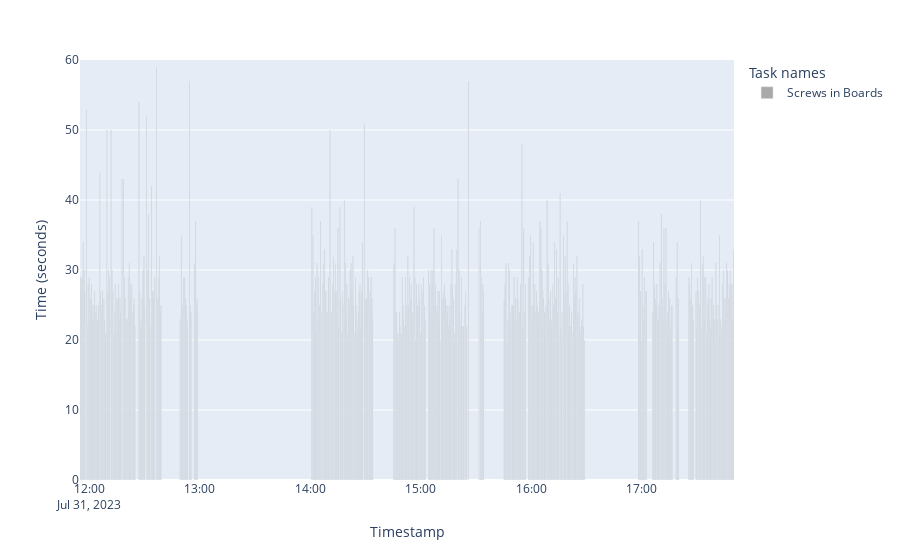

Source (notebook cell):
### Code cell
include_break_bar = 0
def plot_tasks_in_time(df):
    #display(px.data.medals_wide())
    # Create a dictionary to map models to colors
    #task_label_mapping = {0: 'Break', 1: 'TEKOX Red Black Cables', 2: 'TEKOX Blue Brown Cables', 3: 'MFALG Assembly',
    #                  4: 'Screws in Boards', 5: 'Extra activity 1', 6: 'Extra Activity 2', 7: 'Unkown Activity'}
    if not include_break_bar:
        df = df[df['task'] != 0]
    else:
        df = df
    #df = df[df['task_name'] == 'Screws in Boards']
    #display(df)

    color_discrete = { 'Break': 'navy', 'TEKOX Red Black Cables': 'tomato', 'TEKOX Blue Brown Cables': 'cornflowerblue', 'MFALG Assembly': 'gold',
                      'Screws in Boards': 'darkgray', 'Extra activity 1': 'darkorange', 'Extra Activity 2': 'violet', 'Unkown Activity': 'limegreen'}

    # Create bars for the first subplot
    fig = px.bar(df, x="ts", y="sec",
                color="task_name",
                labels={"ts": "Timestamp", "sec": "Time (seconds)",'task_name': 'Task names'},
                color_discrete_map = color_discrete)
                #itle='Tasks Performed Over Time')


    # Get the minimum and maximum values of the y-axis
    y_max = df['sec'].max()

    # Set the y-axis range from the minimum to the maximum + 1
    fig.update_layout(yaxis_range=[0, y_max + 1])
    fig.update_layout(bargap=0) # gap between bars of adjacent location coordinates.
    #bargroupgap=0.1) # gap between bars of the same location coordinate.)
    #display(df)
    
    fig.show()



plot_tasks_in_time(df1)

### Figure 1 — Plotly figure (JSON) as saved in the notebook; plotly's stock layout.template omitted (floating-point values rounded to 4 significant figures; data arrays with more than 128 entries replaced by an {"elided": "..."} marker saying what was removed)
{"data": [{"alignmentgroup": "True", "hovertemplate": "Task names=Screws in Boards<br>Timestamp=%{x}<br>Time (seconds)=%{y}<extra></extra>", "legendgroup": "Screws in Boards", "marker": {"color": "darkgray", "pattern": {"shape": ""}}, "name": "Screws in Boards", "offsetgroup": "Screws in Boards", "orientation": "v", "showlegend": true, "textposition": "auto", "type": "bar", "x": {"elided": "450 str values"}, "xaxis": "x", "y": {"elided": "450 int values"}, "yaxis": "y"}], "layout": {"bargap": 0, "barmode": "relative", "legend": {"title": {"text": "Task names"}, "tracegroupgap": 0}, "margin": {"t": 60}, "xaxis": {"anchor": "y", "domain": [0, 1], "title": {"text": "Timestamp"}}, "yaxis": {"anchor": "x", "domain": [0, 1], "range": [0, 60], "title": {"text": "Time (seconds)"}}}}
